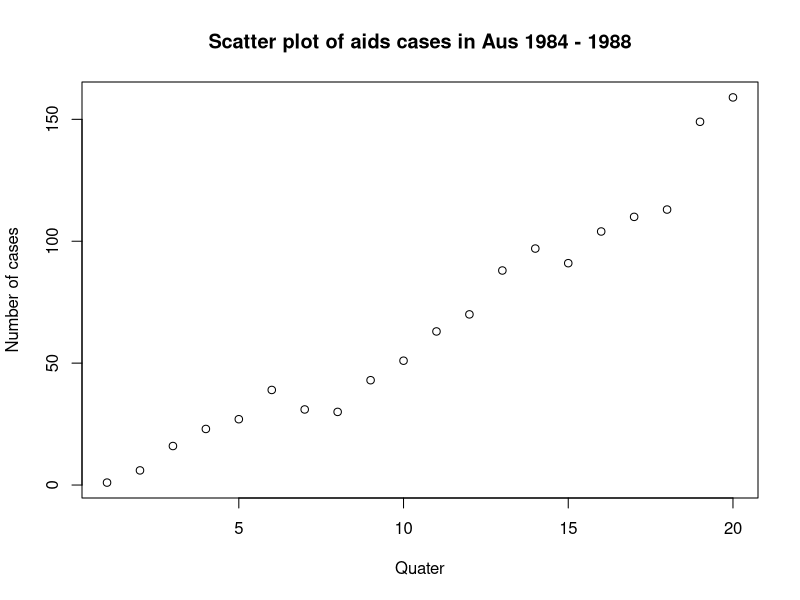

Write R code to recreate this figure.
y<-c(1,6,16,23,27,39,31,30,43,51,63,70,88,97,91,104,110,113,149,159) #number of aids cases per quater in Australia from 1984 to 1988
x<-c(1:20) #quaters from 1984 to 1988
i<-log(x) #tranformed for link function

png("Scattter.png")
plot(x,y, xlab='Quater', ylab='Number of cases', main='Scatter plot of aids cases in Aus 1984 - 1988')
dev.off()


IRLS<- function(y,x){
  
  N<-length(y)
  y<-as.matrix(y)
  X<-matrix(c(rep(1,N),x),N,2)
  B<-c(1,1) #initializing betas
  int<-0
  
  while(int < 11) {
    
    w<-exp(B[1]+B[2]*x)
    z<-(B[1]+B[2]*x)+(y-exp(B[1]+B[2]*x))/exp(B[1]+B[2]*x)
    W<-diag(w,N,N)
    
    b.step2<-solve(t(X)%*%W%*%X)%*%t(X)%*%W%*%z 
    #print(b.step2)
    B<-b.step2
    int<-int+1
    
  }
  return(B) #function returns a 1x2 matrix of the re-weighted betas for the GLM
}

IRLS(y,i) 



fit<-glm(y~i, family=poisson(link="log")) #compare function output with glm function output
summary(fit)

